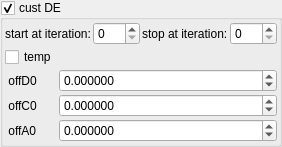
    <widget class="MyGroupBox" name="groupCheck_analyticDE_enabled">
     <property name="toolTip">
      <string/>
     </property>
     <property name="title">
      <string>cust DE&amp;</string>
     </property>
     <property name="checkable">
      <bool>true</bool>
     </property>
     <layout class="QVBoxLayout" name="verticalLayout_32" stretch="0,0">
      <property name="spacing">
       <number>2</number>
      </property>
      <property name="leftMargin">
       <number>2</number>
      </property>
      <property name="topMargin">
       <number>2</number>
      </property>
      <property name="rightMargin">
       <number>2</number>
      </property>
      <property name="bottomMargin">
       <number>2</number>
      </property>
      <item>
       <layout class="QHBoxLayout" name="horizontalLayout_19" stretch="0,1,0,1">
        <item>
         <widget class="QLabel" name="label_104">
          <property name="text">
           <string>start at iteration:</string>
          </property>
         </widget>
        </item>
        <item>
         <widget class="MySpinBox" name="spinboxInt_analyticDE_start_iterations_A">
          <property name="sizePolicy">
           <sizepolicy hsizetype="Minimum" vsizetype="Maximum">
            <horstretch>0</horstretch>
            <verstretch>0</verstretch>
           </sizepolicy>
          </property>
          <property name="minimum">
           <number>0</number>
          </property>
          <property name="maximum">
           <number>999</number>
          </property>
          <property name="value">
           <number>0</number>
          </property>
         </widget>
        </item>
        <item>
         <widget class="QLabel" name="label_75">
          <property name="text">
           <string>stop at iteration:</string>
          </property>
         </widget>
        </item>
        <item>
         <widget class="MySpinBox" name="spinboxInt_analyticDE_stop_iterations_A">
          <property name="sizePolicy">
           <sizepolicy hsizetype="Preferred" vsizetype="Maximum">
            <horstretch>0</horstretch>
            <verstretch>0</verstretch>
           </sizepolicy>
          </property>
          <property name="maximum">
           <number>999</number>
          </property>
         </widget>
        </item>
       </layout>
      </item>
      <item>
       <layout class="QGridLayout" name="gridLayout_11" columnstretch="0,1">
        <property name="spacing">
         <number>2</number>
        </property>
        <item row="3" column="0">
         <widget class="QLabel" name="label_44">
          <property name="text">
           <string notr="true"> offA0</string>
          </property>
         </widget>
        </item>
        <item row="2" column="1">
         <widget class="MyDoubleSpinBox" name="spinbox_transf_offsetC_0">
          <property name="sizePolicy">
           <sizepolicy hsizetype="Minimum" vsizetype="Maximum">
            <horstretch>0</horstretch>
            <verstretch>0</verstretch>
           </sizepolicy>
          </property>
          <property name="prefix">
           <string/>
          </property>
          <property name="suffix">
           <string/>
          </property>
          <property name="decimals">
           <number>6</number>
          </property>
          <property name="minimum">
           <double>-99.989999999999995</double>
          </property>
          <property name="maximum">
           <double>99.989999999999995</double>
          </property>
          <property name="singleStep">
           <double>0.100000000000000</double>
          </property>
         </widget>
        </item>
        <item row="0" column="0">
         <widget class="MyCheckBox" name="checkBox_transf_function_enabledK_false">
          <property name="layoutDirection">
           <enum>Qt::LeftToRight</enum>
          </property>
          <property name="text">
           <string>temp</string>
          </property>
         </widget>
        </item>
        <item row="3" column="1">
         <widget class="MyDoubleSpinBox" name="spinbox_transf_offsetA_0">
          <property name="sizePolicy">
           <sizepolicy hsizetype="Minimum" vsizetype="Maximum">
            <horstretch>0</horstretch>
            <verstretch>0</verstretch>
           </sizepolicy>
          </property>
          <property name="prefix">
           <string/>
          </property>
          <property name="suffix">
           <string/>
          </property>
          <property name="decimals">
           <number>6</number>
          </property>
          <property name="minimum">
           <double>-99.989999999999995</double>
          </property>
          <property name="maximum">
           <double>99.989999999999995</double>
          </property>
          <property name="singleStep">
           <double>0.100000000000000</double>
          </property>
         </widget>
        </item>
        <item row="2" column="0">
         <widget class="QLabel" name="label_38">
          <property name="text">
           <string notr="true"> offC0</string>
          </property>
         </widget>
        </item>
        <item row="1" column="1">
         <widget class="MyDoubleSpinBox" name="spinbox_transf_offsetD_0">
          <property name="sizePolicy">
           <sizepolicy hsizetype="Minimum" vsizetype="Maximum">
            <horstretch>0</horstretch>
            <verstretch>0</verstretch>
           </sizepolicy>
          </property>
          <property name="prefix">
           <string/>
          </property>
          <property name="suffix">
           <string/>
          </property>
          <property name="decimals">
           <number>6</number>
          </property>
          <property name="minimum">
           <double>-99.989999999999995</double>
          </property>
          <property name="maximum">
           <double>99.989999999999995</double>
          </property>
          <property name="singleStep">
           <double>0.100000000000000</double>
          </property>
         </widget>
        </item>
        <item row="1" column="0">
         <widget class="QLabel" name="label_41">
          <property name="text">
           <string notr="true"> offD0</string>
          </property>
         </widget>
        </item>
       </layout>
      </item>
     </layout>
    </widget>
